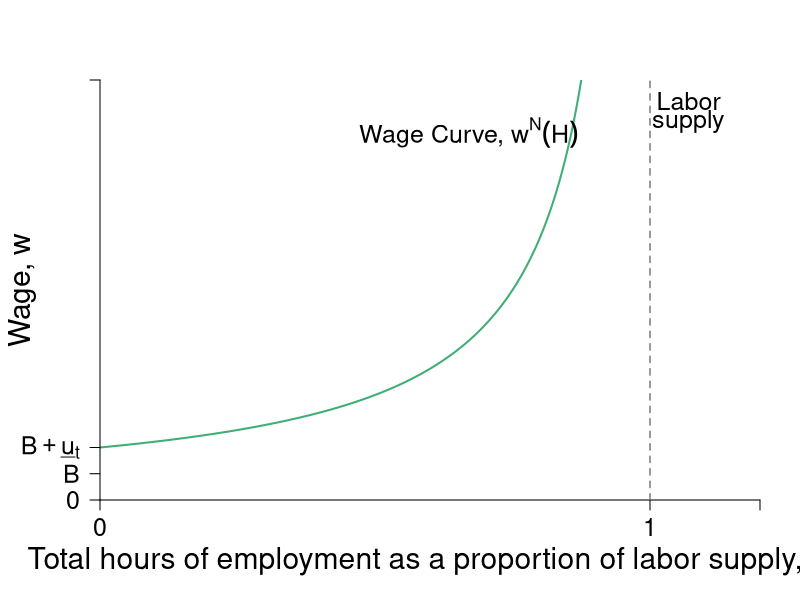

Source code (R):
require(shape)
require(plotrix)
pdf(file = "employment/employment_wage_macro.pdf", width = 9, height = 7)

#Set parameters for graphics
axislabelsize <- 1.8
labelsize <- 1.5
namesize <- 1.8
annotatesize <- 1.5
graphlinewidth <- 2
segmentlinewidth <- 1.5

COL <- c("#7fc97f", "#beaed4", "#fdc086", "#ffff99", "#386cb0", "#f0027f", "#bf5b17", "#666666")
COLA <- c("#e0f3db", "#99d8c9","#66c2a4","#41ae76", "#238b45", "#005824")
COLB <- c("#c6dbef", "#4eb3d3", "#2b8cbe", "#0868ac","#084081")
COLC <- c("#fcfbfd", "#efedf5", "#dadaeb", "#bcbddc", "#9e9ac8", "#807dba", "#6a51a3", "#54278f", "#3f007d")
grays <- gray.colors(25, start = 1, end = 0)


WageFn <- function(H, delta = 5) {
  delta /(1 - H)
}

par(mar =  c(5, 5, 4, 2))

xlims <- c(0, 1.2)
ylims <- c(0, 40)

plot(0, 0, xlim = xlims, ylim = ylims, type = "n",
     xlab = expression(paste("Total hours of employment as a proportion of labor supply, ", H)),
     ylab = expression(paste("Wage, ", w)),
     xaxt = "n", 
     yaxt = "n",
     cex.lab = axislabelsize, 
     bty = "n", 
     xaxs="i", 
     yaxs="i")

npts <- 500 
npts2 <- 501
#Specify the sequences of points for graphing. 
xx1 <- seq(xlims[1], 0.9, length.out = npts)
xx2 <- seq(xlims[1], xlims[2], length.out = npts)
xx3 <- seq(xlims[1], xlims[2], length.out = npts2)
xx4 <- seq(xlims[1], 25, length.out = npts2)

#Draw the lines for the graphs
lines(xx1, WageFn(xx1), col = COLA[4], lwd = graphlinewidth)
#lines(xx2, solowCondition(xx2, delta = 5), col = COL[3], lwd = 4)
#lines(xx2, solowInfeas(xx2, delta = 5), col = COL[1], lwd = 4, lty = 2)

#Customize ticks and labels for the plot
ticksy <- c(0, 2.5, 5,  40)
ylabels <- c(0, expression(paste(B)), expression(paste(B+underline(u)[t])), NA)
ticksx <- c(0, 1, xlims[2])
xlabels <- c(0, 1.0, NA)
axis(1, at = ticksx, pos = 0, labels = xlabels, cex.axis = labelsize)
axis(2, at = ticksy, pos = 0, labels = ylabels, las = 1,cex.axis = labelsize)

#Annotation of the  graphs
text(0.67, 35, expression(paste("Wage Curve, ", w^N,(H))), cex = labelsize)

#Labor supply
segments(1, 0, 1, 42, lty = 2, lwd = segmentlinewidth, col = grays[20])
text(1.07, 38, expression(paste("Labor")), cex = labelsize)
text(1.07, 36, expression(paste("supply")), cex = labelsize)

#Line for the absolute maximum quality
#segments(1, 0, 1, 42, lty = 2, lwd = 3, col = "darkgray")
#segments(0.75, 0, 0.75, 20, lty = 2, lwd = 2, col = "darkgray")

#Arrow to Slope of BRF
#Arrows(0.5, 13, 0.58, 13, col = "black", lty = 1, lwd = 2, arr.type = "triangle")
#text(0.35, 13, expression(paste("Slope = " - u[q], " = ", frac(delta, (1 - q)^2))))


#Arrows(0.8, 15, 0.8, 19, col = "black", lty = 1, lwd = 2, arr.type = "triangle")
#Arrows(0.8, 15, 0.8, 6, col = "black", lty = 1, lwd = 2, arr.type = "triangle")
#text(0.92, 12.5, expression(paste("Employment Rent")))

#Text to indicate delta = 5
#text(0.2, 38, expression(paste("Wage Function")))
#text(0.2, 36, expression(paste("set to ", delta, " = 5")))


#Zero profit condition 
#segments(0, 20, 0.75, 20, lty = 1, lwd = 2, col = "darkgray")
#segments(0.75, 20, 1.2, 20, lty = 2, lwd = 2, col = "darkgray")

#Unemployment benefits & a
#segments(0, 5, 1.2, 5, lty = 2, lwd = 2, col = grays[20])
#segments(0, 2.5, 1.2, 2.5, lty = 2, lwd = 2, col = grays[20])

#Zero profit condition
#text(1.02, 21, expression(paste("Zero profit condition, ", w == w[0])))
#text(0.95, 6, expression(paste(B + underline(u)[t], " (opportunity cost of work)")),cex = labelsize,xpd =TRUE)
#text(0.95, 3.5, expression(paste(B, " (unemployment benefits)")),cex = labelsize, xpd =TRUE)
#text(1.08, 36, expression(paste("level of")))
#text(1.08, 34, expression(paste("employment, ", bar(H))))


dev.off()
